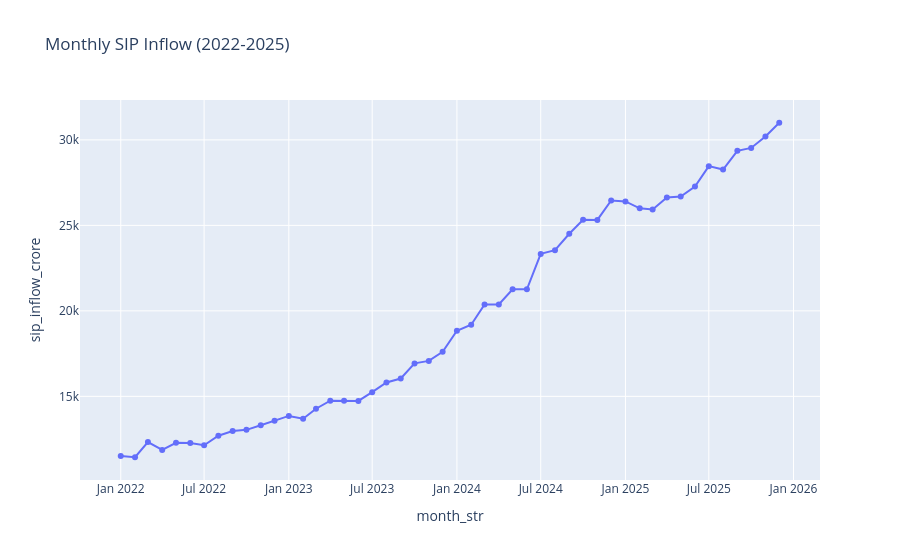

Source (notebook cell):
### Code cell
sip_plot = sip.copy()

sip_plot["month"] = pd.to_datetime(sip_plot["month"])
sip_plot["month_str"] = sip_plot["month"].dt.strftime("%Y-%m")

fig = px.line(
    sip_plot,
    x="month_str",
    y="sip_inflow_crore",
    title="Monthly SIP Inflow (2022-2025)",
    markers=True
)

fig.write_image("../charts/sip_trend.png")
fig.show()

### Figure 1 — Plotly figure (JSON) as saved in the notebook; plotly's stock layout.template omitted (floating-point values rounded to 4 significant figures)
{"data": [{"hovertemplate": "month_str=%{x}<br>sip_inflow_crore=%{y}<extra></extra>", "legendgroup": "", "line": {"color": "#636efa", "dash": "solid"}, "marker": {"symbol": "circle"}, "mode": "lines+markers", "name": "", "orientation": "v", "showlegend": false, "type": "scatter", "x": ["2022-01", "2022-02", "2022-03", "2022-04", "2022-05", "2022-06", "2022-07", "2022-08", "2022-09", "2022-10", "2022-11", "2022-12", "2023-01", "2023-02", "2023-03", "2023-04", "2023-05", "2023-06", "2023-07", "2023-08", "2023-09", "2023-10", "2023-11", "2023-12", "2024-01", "2024-02", "2024-03", "2024-04", "2024-05", "2024-06", "2024-07", "2024-08", "2024-09", "2024-10", "2024-11", "2024-12", "2025-01", "2025-02", "2025-03", "2025-04", "2025-05", "2025-06", "2025-07", "2025-08", "2025-09", "2025-10", "2025-11", "2025-12"], "xaxis": "x", "y": [11517, 11438, 12328, 11863, 12286, 12276, 12140, 12694, 12976, 13040, 13306, 13573, 13856, 13687, 14276, 14749, 14749, 14734, 15245, 15814, 16042, 16928, 17073, 17610, 18838, 19187, 20371, 20371, 21262, 21262, 23332, 23547, 24509, 25323, 25320, 26459, 26400, 25999, 25926, 26632, 26688, 27274, 28464, 28265, 29361, 29529, 30200, 31002], "yaxis": "y"}], "layout": {"legend": {"tracegroupgap": 0}, "title": {"text": "Monthly SIP Inflow (2022-2025)"}, "xaxis": {"anchor": "y", "domain": [0, 1], "title": {"text": "month_str"}}, "yaxis": {"anchor": "x", "domain": [0, 1], "title": {"text": "sip_inflow_crore"}}}}
